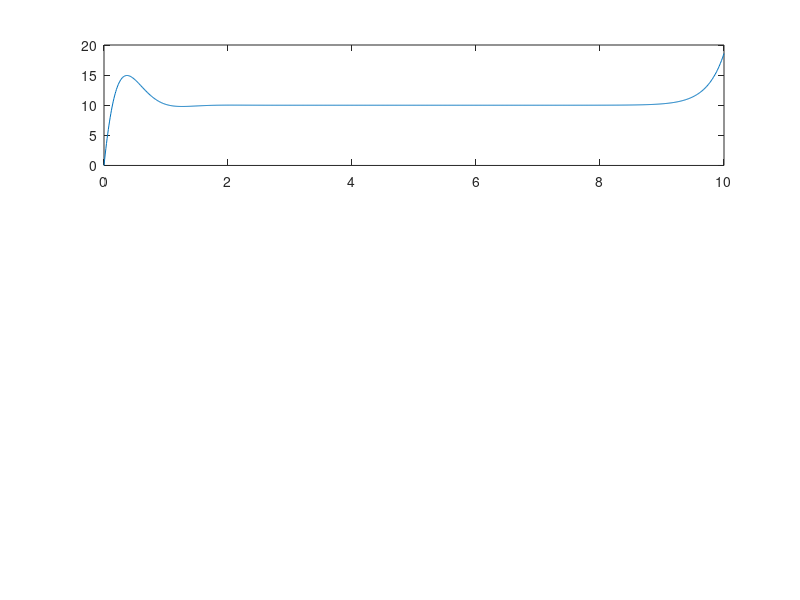

Here is the MATLAB script that generated this plot:
m = 0.5;
M = 1;
l = 1;
g = 9.81;
I = 1/12*m*l^2;

A = [0, 1; m*g*l*(M+m)/(I*(M+m)+m*M*l^2), 0];
B = [0; -m*l/(I*(M+m)+m*M*l^2)];
C = [1 0];
D = 0;

[a, b] = ss2tf(A, B, C, D);

G = tf(a,b);
C = tf([-11.1111, -66.6666, -88.8888], [1, 0]);

CL = C*G/(1+C*G);


t = 0:0.01:10;
r =10*ones(size(t));
figure(2);clf;subplot(311)
[y,x]=lsim(CL,r,t);
plot(x,y)



